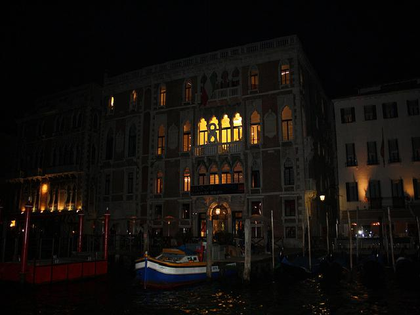
%> input picture LOE/ACE_VAE_Revise_v3_1_test_7_63_1.png, 420 x 315 px, shrunk from 640 x 480 before the run
$ octave --eval "LOE;"   (GNU Octave 9; MATLAB toolbox functions it lacks are replaced by stand-ins)
%> lines starting %> are read from the running program, lines starting %| are printed output that depends on the picture; in (x1, y1, x2, y2) boxes, pixels count from 0 and x2, y2 are one past the last pixel; in counts of white or black regions, pixels touching at a corner belong together; the program's own positions count from 1
    function LOE()
        %input image
        ipic=imread('ACE_VAE_Revise_v3_1_test_7_63_1.png');
%> ipic is the input picture: size 315x420x3 uint8; mean R, G, B 18.7, 15.3, 12.1
        ipic=double(ipic);
%> ipic: size 315x420x3 double
        %enhanced image
        epic=imread('ACE_VAE_Revise_v3_1_test_7_63_2.png');
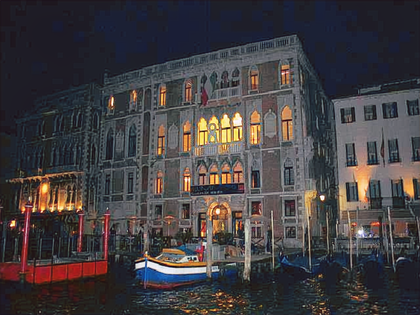
%> input picture LOE/ACE_VAE_Revise_v3_1_test_7_63_2.png, 420 x 315 px, shrunk from 640 x 480 before the run
%> epic is the input picture: size 315x420x3 uint8; mean R, G, B 68, 63.6, 66.2
        epic=double(epic);
%> epic: size 315x420x3 double

        [m,n,k]=size(ipic);
%> m = 315; n = 420; k = 3


        %get the local maximum for each pixel of the input image
        win=7;
        imax=round(max(max(ipic(:,:,1),ipic(:,:,2)),ipic(:,:,3)));
        imax=getlocalmax(imax,win);
%> after the loop in getextpic, `for i=1:win_size`: extpic: size 329x434 double; min 0, max 255, mean 18.2
%> after the loop in getextpic, `for i=1:win_size`:
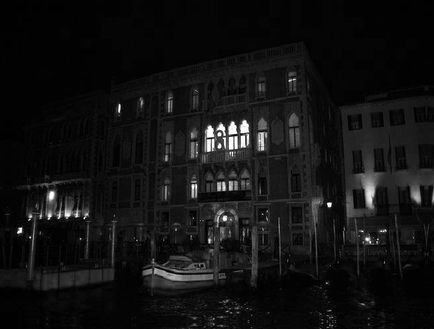
%> extpic: size 329x434 double; min 0, max 255, mean 18.5
%> after the loop in getlocalmax, `for i=1+win:m+win`:
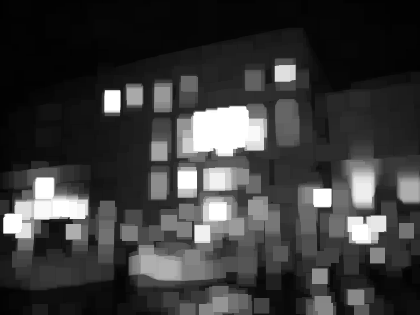
%> output: size 315x420 double; min 1, max 255, mean 58.7
        %get the local maximum for each pixel of the enhanced image
        emax=round(max(max(epic(:,:,1),epic(:,:,2)),epic(:,:,3)));
        emax=getlocalmax(emax,win);
%> call 2 of getlocalmax, with win = 7
%> call 2 of getextpic, with win_size = 7
%> after the loop in getextpic (call 2), `for i=1:win_size`:
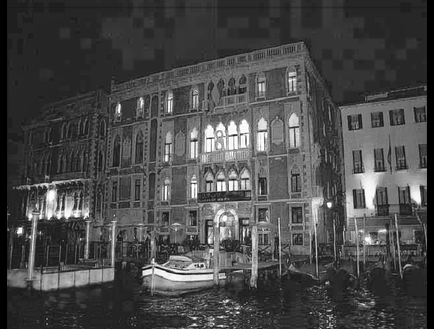
%> extpic: size 329x434 double; min 0, max 255, mean 73.3
%> after the loop in getextpic (call 2), `for i=1:win_size`:
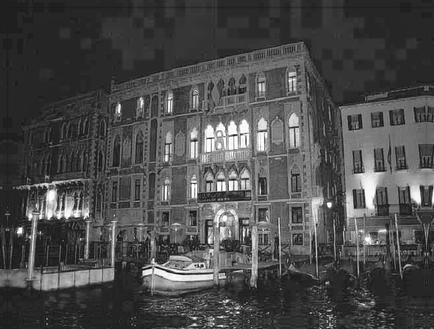
%> extpic: size 329x434 double; 3.23% of pixels changed, all inside (x1, y1, x2, y2) = (0, 0, 434, 329)
%> after the loop in getlocalmax (call 2), `for i=1+win:m+win`:
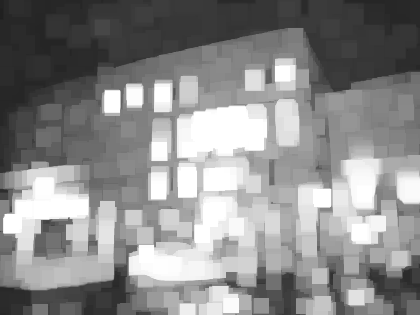
%> output: size 315x420 double; min 31, max 255, mean 139.1

        %get the downsampled image
        blkwin=50;
        mind=min(m,n);
%> mind = 315
        step=floor(mind/blkwin);% the step to down sample the image
%> step = 6
        blkm=floor(m/step);
%> blkm = 52
        blkn=floor(n/step);
%> blkn = 70
        ipic_ds=zeros(blkm,blkn);% downsampled of the input image
        epic_ds=zeros(blkm,blkn);% downsampled of the enhanced image
        LOE=zeros(blkm,blkn);%

        for i=1:blkm
            for j=1:blkn
                ipic_ds(i,j)=imax(i*step,j*step);
                epic_ds(i,j)=emax(i*step,j*step);
            end
        end

        for i=1:blkm
            for j=1:blkn%bug
                flag1=ipic_ds>=ipic_ds(i,j);
                flag2=epic_ds>=epic_ds(i,j);
                flag=(flag1~=flag2);
                LOE(i,j)=sum(flag(:));
            end
        end
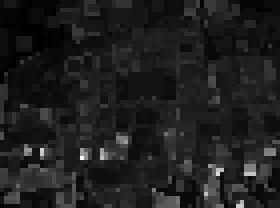
%> LOE: size 52x70 double (shown 4 times larger); min 0, max 1650, mean 202; drawn with min black and max white

        LOE=mean(LOE(:))
%> LOE = 202
    end

    function output=getlocalmax(pic,win)
        [m,n]=size(pic);
        extpic=getextpic(pic,win);
        output=zeros(m,n);
        for i=1+win:m+win
            for j=1+win:n+win
                modual=extpic(i-win:i+win,j-win:j+win);
                output(i-win,j-win)=max(modual(:));
            end
        end
    end

    function output=getextpic(im,win_size)
        [h,w,c]=size(im);
        extpic=zeros(h+2*win_size,w+2*win_size,c);
        extpic(win_size+1:win_size+h,win_size+1:win_size+w,:)=im;
        for i=1:win_size%extense row
            extpic(win_size+1-i,win_size+1:win_size+w,:)=extpic(win_size+1+i,win_size+1:win_size+w,:);%top edge
            extpic(h+win_size+i,win_size+1:win_size+w,:)=extpic(h+win_size-i,win_size+1:win_size+w,:);%botom edge
        end
        for i=1:win_size%extense column
            extpic(:,win_size+1-i,:)=extpic(:,win_size+1+i,:);%left edge
            extpic(:,win_size+w+i,:)=extpic(:,win_size+w-i,:);%right edge
        end
        output=extpic;
    end
